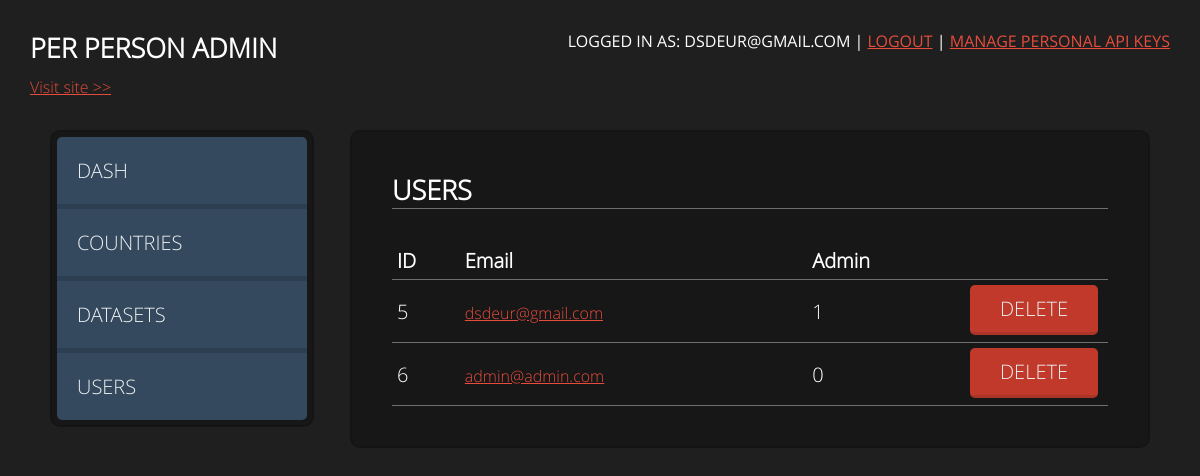
The app's page /admin/index.php?page=users (signed in) with its own data.
### tables this page shows
CREATE TABLE IF NOT EXISTS `user` (
  `userid` int(11) NOT NULL AUTO_INCREMENT,
  `email` varchar(140) NOT NULL,
  `password` text NOT NULL,
  `admin` tinyint(1) NOT NULL DEFAULT '0',
  PRIMARY KEY (`userid`),
  UNIQUE KEY `username` (`email`)
);

### inc/config.php (called while the page is built, shortened)
<?php
	$config = array(
		"db" => array(
			"dbname" => "perperson",
			"username" => "root",
			"password" => "",
			"host" => "localhost"
		)
	);
	require_once("database.php");
	$db = new Database();
?>

### inc/database.php (called while the page is built, shortened)
<?php
Class Database {
	private $mysqli = false;
	public function connect($config) {
		if(!$this->mysqli){
			$this->mysqli = new mysqli($config['db']['host'],
							   $config['db']['username'],
							   $config['db']['password'],
							   $config['db']['dbname']);
			if(mysqli_connect_error()) {
				echo mysqli_connect_error();
				return false;
			} else {
				return true;
			}
		} else {
			return true;
		}
	}
	function getFromDB($table, $extraQuery="", $extraParamType="", $extraPara=null){
		$query = "SELECT * FROM $table " . $extraQuery;
		$stmt = $this->mysqli->prepare ($query);
		if(!$stmt->execute())
		{
			return false;
		}
		else {
			$result = $stmt->get_result();
			$data = array();
			while($row = $result->fetch_array(MYSQLI_ASSOC)) {
				array_push($data, $row);
			}
			return $data;
		}
	}
}
?>

### admin/parts/users.php (the view, shortened to what this page needs)
<?php
	$users = $db->getFromDB("user");
?>
	<section id="users" class="dataSec">
		<h1>Users</h1>
		<table>
			<tr>
				<th>ID</th>
				<th>Email</th>
				<th>Admin</th>
				<th></th>
			</tr>
		<?php
		foreach($users as $user): ?>
			<tr>
				<td><?php echo $user["userid"] ?></td>
				<td><a href="?page=apikeys&userid=<?php echo $user["userid"] ?>&mail=<?php echo $user["email"] ?>">
					<?php echo $user["email"] ?>
				</a></td>
				<td><?php echo $user["admin"] ?></td>
				<td><button class="bttn red delete">Delete</button></td>
			</tr>
		<?php endforeach; ?>
	</section>

### admin/css/style.css (style rules this page uses)
html, body, body div, span, object, iframe, h1, h2, h3, h4, h5, h6, p, blockquote, pre, abbr, address, cite, code, del, dfn, em, img, ins, kbd, q, samp, small, strong, sub, sup, var, b, i, dl, dt, dd, ol, ul, li, fieldset, form, label, legend, table, caption, tbody, tfoot, thead, tr, th, td, article, aside, figure, footer, header, hgroup, menu, nav, section, time, mark, audio, video, details, summary { margin: 0; padding: 0; border: 0; font-size: 62.5%; vertical-align: baseline; background: transparent; }
article, aside, figure, footer, header, hgroup, nav, section, details, summary { display: block; }
html { overflow-y: scroll; }
a { margin: 0; padding: 0; font-size: 100%; vertical-align: baseline; background: transparent; }
table { border-collapse: collapse; border-spacing: 0; }
th { font-weight: bold; vertical-align: bottom; }
td { font-weight: normal; vertical-align: top; }
table { font-size: inherit; font: 100%; }
td, td img { vertical-align: top; }
.clickable, label, input[type=button], input[type=submit], input[type=file], button { cursor: pointer; }
button, input, select, textarea { margin: 0; }
button { width: auto; overflow: visible; }
body { font-family: 'open_sanslight', Arial, Helvetica, sans-serif; color: #fff; background-color: #1f1f1f; -webkit-background-size: cover; -moz-background-size: cover; -o-background-size: cover; background-size: cover; padding-bottom: 130px; }
h1 { margin-bottom: 10px; text-transform: uppercase; font-family: 'open_sanslight', Arial, Helvetica, sans-serif; font-size: 27px; font-size: 2.7rem; font-weight: bold; }
a { color: #e74c3c; font-size: 16px; font-size: 1.6rem; text-decoration: underline; }
section, header, footer, input, select, textarea, label { font-size: 16px; font-size: 1.6rem; font-family: 'open_sanslight', Arial, Helvetica, sans-serif; }
.bttn, input[type=submit] { background: #34495E; color: #ECF0F1; display: inline-block; margin-top: 20px; padding: 10px 30px 10px 30px; font-family: 'open_sanslight', Arial, Helvetica, sans-serif; font-size: 20px; font-size: 2rem; text-transform: uppercase; border: none; text-decoration: none; border-radius: 5px; text-align: center; border-bottom: 3px solid #2C3E50; transition: background-color 0.1s ease; }
.bttn.red, input[type=submit].red { background: #c0392b; border-bottom: 3px solid #ab3428; }
section, aside { background: rgba(17, 17, 17, 0.5); opacity: 1.0; border-radius: 10px; padding: 40px; width: auto; border: 2px solid rgba(0, 0, 0, 0.1); width: 40%; font-size: 16px; font-size: 1.6rem; margin-bottom: 50px; }
.dataSec { width: auto; margin: 50px; margin-top: 0; margin-left: 350px; min-width: 700px; }
.dataSec h1 { display: block; border-bottom: 1px solid #6f6f6f; }
.dataSec table { width: 100%; }
.dataSec table tr { border-bottom: 1px solid #6f6f6f; padding-bottom: 5px; margin-bottom: 5px; }
.dataSec td, .dataSec th { text-align: left; padding: 5px; height: 50px; font-size: 20px; font-size: 2rem; }
.dataSec td .bttn, .dataSec div .bttn { margin: 0; margin-bottom: 2px; }
.dataSec td { vertical-align: middle; }
.dataSec td:nth-of-type(4) { width: 111px; }
.dataSec td:last-of-type { width: 138px; padding-right: 0; }

### records on screen
user: userid "5", email "dsdeur@gmail.com", admin "1"
user: userid "6", email "admin@admin.com", admin "0"

### other values on screen
$email "DSDEUR@GMAIL.COM"
